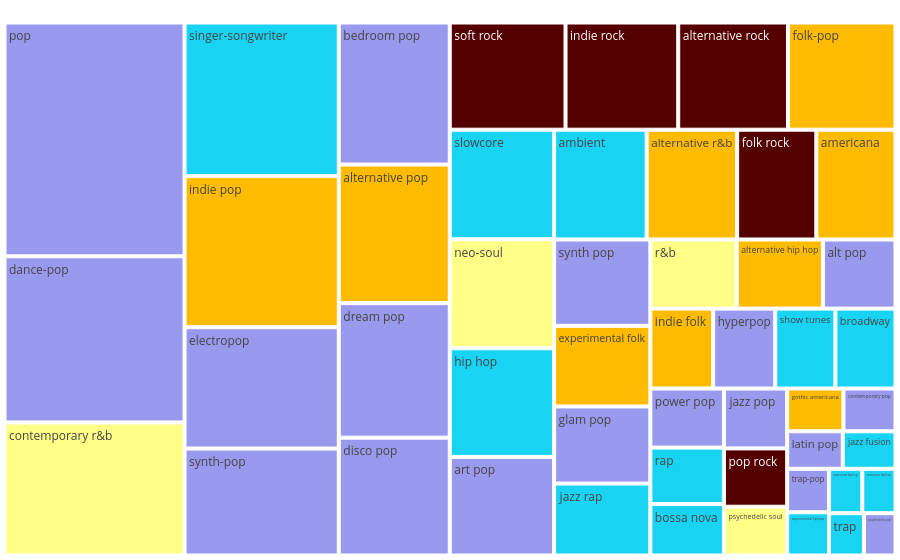

Source (notebook cell):
### Code cell
top_albums.reset_index(inplace=True)

genres = {}
with open('json/genres.json', 'r') as f:
  genres = json.load(f)

scores = {}
for i, row in top_albums.iterrows():
  album, ms_played = row[0], row[3]
  grs = genres.get(album, [])
  for g in grs:
    if g in scores:
      scores[g] += ms_played
    else:
      scores[g] = ms_played
      
scores = pd.DataFrame.from_dict(scores, orient='index', columns=['ms_played'])
scores.sort_values(by="ms_played", ascending=False)
scores = scores.head(50) / MS2H

def get_color(genre):
  macrogenres = {
    'rock': '1',
    'folk': "2", 'indie': "2", 'americana': '2', 'alternative': "2",
    'r&b': "3", 'soul': "3",
    'pop': '4'
  }
  for g in macrogenres.keys():
    if g in genre: return macrogenres[g]
  return '#385'

fig = px.treemap(
    names = scores.index,
    parents = [""] * len(scores.index),
    values= scores["ms_played"],
    color = list(map(get_color, scores.index)),
    color_discrete_map={"(?)": "385", "1": "#500", "2": "#fb0", "3": "#ff8", "4": "#99e"}
)
fig.update_layout(margin = dict(t=0, l=0, r=0, b=0))
fig.show()

### Figure 1 — Plotly figure (JSON) as saved in the notebook; plotly's stock layout.template omitted (floating-point values rounded to 4 significant figures)
{"data": [{"domain": {"x": [0, 1], "y": [0, 1]}, "hovertemplate": "label=%{label}<br>value=%{value}<br>parent=%{parent}<extra></extra>", "labels": ["pop", "contemporary r&b", "dance-pop", "synth-pop", "disco pop", "alternative pop", "art pop", "electropop", "synth pop", "ambient", "slowcore", "dream pop", "experimental folk", "americana", "indie pop", "alt pop", "alternative r&b", "indie folk", "folk-pop", "singer-songwriter", "hip hop", "alternative hip hop", "jazz rap", "neo-soul", "rap", "hyperpop", "glam pop", "bedroom pop", "bossa nova", "soft rock", "jazz pop", "indie rock", "folk rock", "alternative rock", "gothic americana", "pop rock", "power pop", "contemporary pop", "show tunes", "broadway", "r&b", "latin pop", "psychedelic soul", "jazz fusion", "trap-pop", "experimental hip hop", "west coast hip hop", "conscious hip hop", "trap", "psychedelic pop"], "marker": {"colors": ["#99e", "#ff8", "#99e", "#99e", "#99e", "#fb0", "#99e", "#99e", "#99e", "#19d3f3", "#19d3f3", "#99e", "#fb0", "#fb0", "#fb0", "#99e", "#fb0", "#fb0", "#fb0", "#19d3f3", "#19d3f3", "#fb0", "#19d3f3", "#ff8", "#19d3f3", "#99e", "#99e", "#99e", "#19d3f3", "#500", "#99e", "#500", "#500", "#500", "#fb0", "#500", "#99e", "#99e", "#19d3f3", "#19d3f3", "#ff8", "#99e", "#ff8", "#19d3f3", "#99e", "#19d3f3", "#19d3f3", "#19d3f3", "#19d3f3", "#99e"]}, "name": "", "parents": ["", "", "", "", "", "", "", "", "", "", "", "", "", "", "", "", "", "", "", "", "", "", "", "", "", "", "", "", "", "", "", "", "", "", "", "", "", "", "", "", "", "", "", "", "", "", "", "", "", ""], "type": "treemap", "values": [71.4, 40.64, 50.73, 27.97, 22.18, 26.08, 17.45, 31.74, 14.1, 17.23, 19.39, 25.32, 13.15, 14.74, 39.53, 8.511, 16.85, 8.511, 19.55, 40.18, 19.24, 10.11, 11.75, 19.29, 7.038, 8.418, 12.59, 26.73, 6.423, 21.05, 6.423, 20.49, 14.75, 19.95, 4.079, 6.257, 7.371, 3.775, 8.149, 8.149, 10.12, 3.535, 5.235, 3.352, 3.088, 3.07, 2.503, 2.503, 2.503, 2.267]}], "layout": {"legend": {"tracegroupgap": 0}, "margin": {"b": 0, "l": 0, "r": 0, "t": 0}}}
